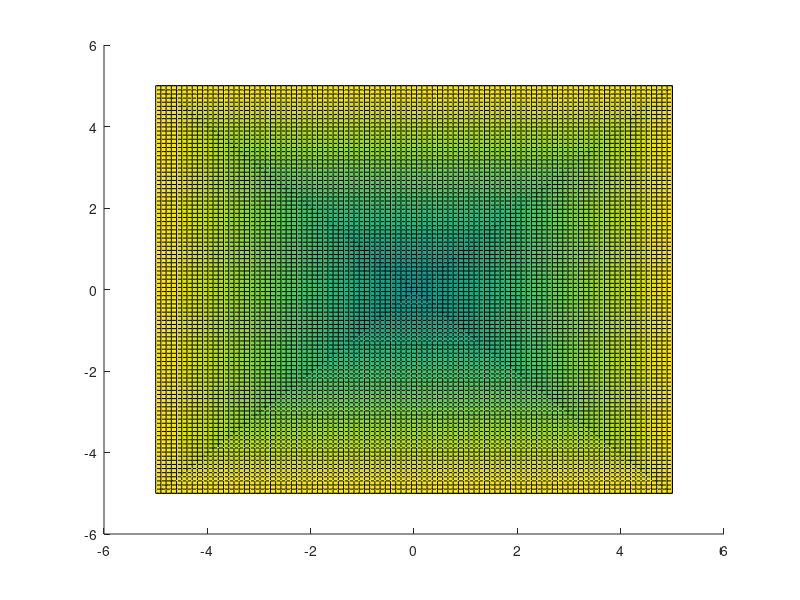

Reproduce this figure in MATLAB. (Note: this script raises an error after producing the figure.)

Alt_Cam = 2.6;
Raio_Ar = 3;
d = sqrt((Alt_Cam^2)+(Raio_Ar ^2));

theta = 30;

m = (-log(2))/log(cos(deg2rad(theta/2)));

N=4;
Dim = 100;

x = linspace(-5,5,Dim);
y = linspace(-5,5,Dim);

plane = zeros(N, Dim, Dim);

p0 = 0.03; %sqrt(2/(m+3))*d;

beta = 4.5*pi/18;


%%
%% Create Planes
for n=1:N
    theta = 2*pi*n/N;
    z = p0/tan(beta);
    vec = [p0*cos(theta); p0*sin(theta); z];
    point =  [p0*cos(theta); p0*sin(theta); 0];
    D = vec(1)*point(1)+vec(2)*point(2)+vec(3)*point(3);
    for i=1:Dim
        for j=1:Dim
            plane(n,i,j) = (-D -vec(1)*x(i) -vec(2)*y(j))/vec(3);  
        end
    end
end

%% Plot Planes
figure(1)
hold on
z = zeros(Dim, Dim);
for n = 1:N
    z(:,:)= plane(n,:,:);
    surface(x,y,z)
end
hold off

%% Calculate iluminance intensity

E0 = 1;
Ev = zeros(Dim,Dim);
e =  zeros(Dim,Dim);

p = d*tan(beta)+p0;

for n=1:N
    for i=1:Dim
        for j=1:Dim
            E = ((plane(n,i,j)+d)^m)*E0*(((x(i)+p*cos(2*pi*n/N))^2)+((y(j)+p*sin(2*pi*n/N))^2)+(plane(n,i,j)+d)^2)^(-(m+2)/2);
            Ev(i,j) = E;
            E=0;
        end
    end
    
    e = [e Ev];
end

% Normalização
e = real(e(:,Dim:(N+1)*Dim-1));
e=e/max(e,[],'all');
Ev = zeros(Dim,Dim);

%Plot
figure(3)
hold on
for n=1:N  
    Ev= Ev  + (e(:,n+(n-1)*(Dim-1):(n+(Dim-1))+(n-1)*(Dim-1)));
    contour(x,y,(e(:,n+(n-1)*(Dim-1):(n+(Dim-1))+(n-1)*(Dim-1))))
end        
hold off

figure(4)
contour(x,y,Ev)

figure(5)
surf(x,y,Ev)

figure(6)
plot(y,Ev(Dim/2,:))




